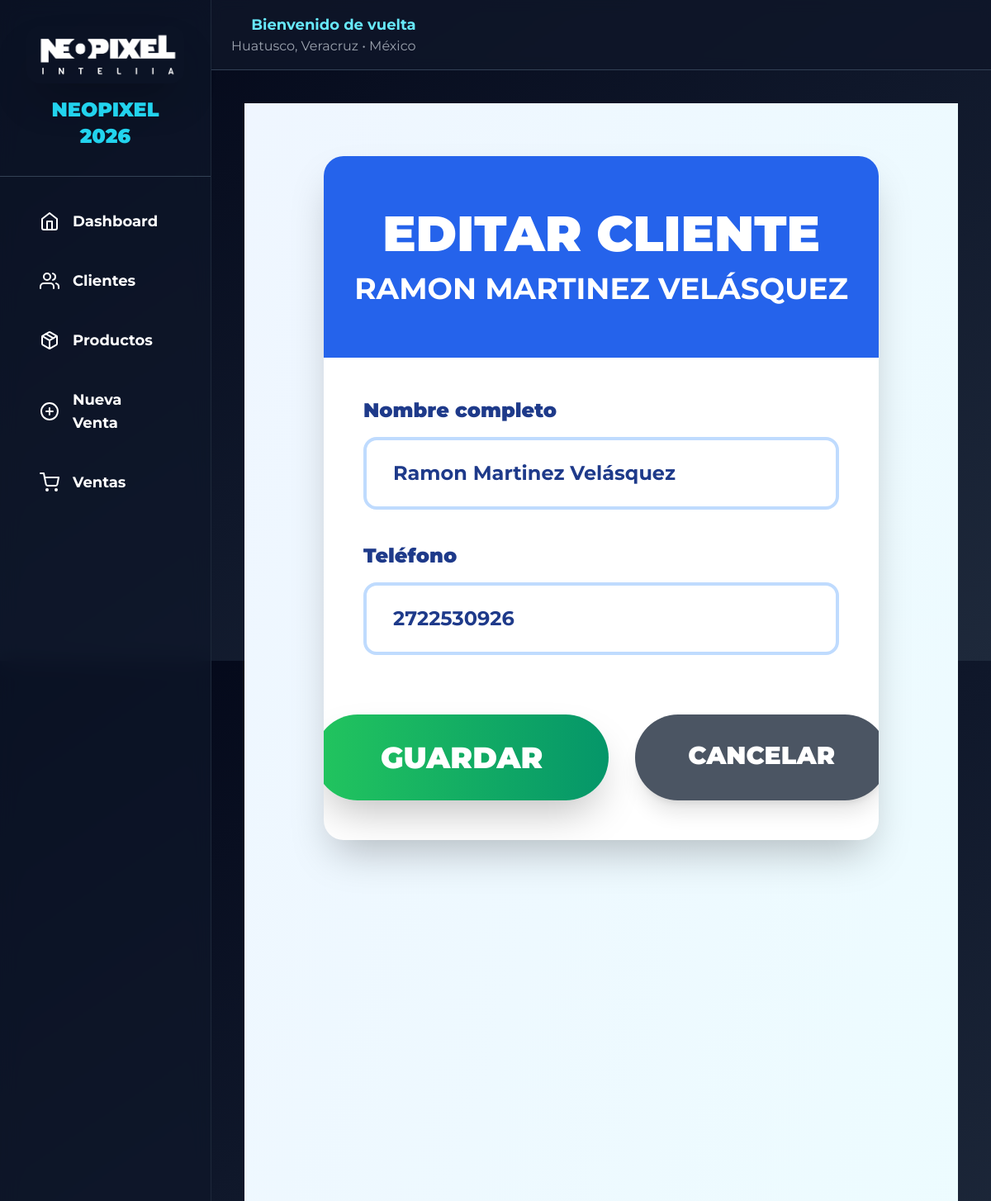
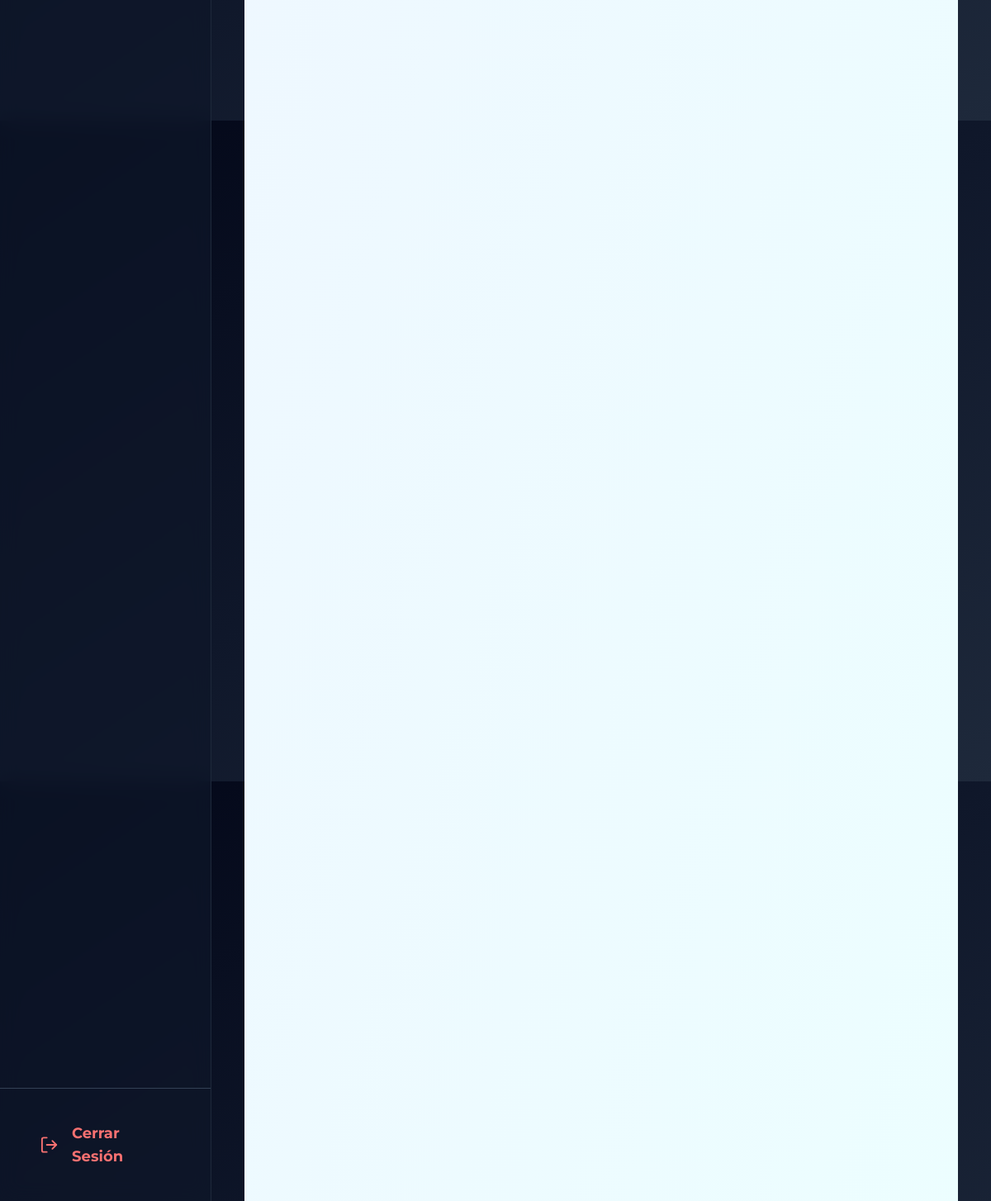
The page /cliente/13/editar (signed in) on the database its author committed (2 pictures, top to bottom).
### app/models.py (models this page shows)
class Cliente(db.Model):
    id = db.Column(db.Integer, primary_key=True)
    nombre = db.Column(db.String(100), nullable=False)
    telefono = db.Column(db.String(20))
    fecha = db.Column(db.DateTime, default=datetime.now, nullable=False)

### app/routes/sales.py (the view)
@sales_bp.route('/cliente/<int:id>/editar', methods=['GET', 'POST'])
@login_required
def editar_cliente(id):
    c = Cliente.query.get_or_404(id)
    if request.method == 'POST':
        c.nombre = request.form['nombre']
        c.telefono = request.form.get('telefono', '')
        db.session.commit()
        flash('Cliente actualizado', 'success')
        return redirect(url_for('sales.clientes'))
    return render_template('editar_cliente.html', cliente=c)

### app/templates/editar_cliente.html
{% extends "base.html" %}
{% block content %}
<div class="min-h-screen bg-gradient-to-br from-blue-50 to-cyan-50 py-16">
    <div class="max-w-2xl mx-auto">
        <div class="bg-white rounded-3xl shadow-2xl overflow-hidden">
            <div class="bg-blue-600 text-white text-center py-16 px-8">
                <h1 class="text-6xl font-black">EDITAR CLIENTE</h1>
                <p class="text-4xl font-bold mt-4">{{ cliente.nombre.upper() }}</p>
            </div>
            <form method="POST" class="p-12 space-y-10">
                <div>
                    <label class="text-2xl font-black text-blue-900 block mb-4">Nombre completo</label>
                    <input type="text" name="nombre" value="{{ cliente.nombre }}"
                           class="w-full px-8 py-6 rounded-2xl border-4 border-blue-200 text-2xl font-bold text-blue-900 focus:border-blue-600 focus:outline-none" required>
                </div>
                <div>
                    <label class="text-2xl font-black text-blue-900 block mb-4">Teléfono</label>
                    <input type="text" name="telefono" value="{{ cliente.telefono }}" placeholder="Sin teléfono"
                           class="w-full px-8 py-6 rounded-2xl border-4 border-blue-200 text-2xl font-bold text-blue-900 focus:border-blue-600 focus:outline-none">
                </div>
                <div class="flex justify-center gap-8 pt-8">
                    <button type="submit" class="px-20 py-8 bg-gradient-to-r from-green-500 to-emerald-600 text-white text-4xl font-black rounded-full shadow-2xl hover:shadow-green-500/50 transition">
                        GUARDAR
                    </button>
                    <a href="{{ url_for('sales.clientes') }}" class="px-16 py-8 bg-gray-600 text-white text-3xl font-black rounded-full shadow-xl hover:bg-gray-700 transition">
                        CANCELAR
                    </a>
                </div>
            </form>
        </div>
    </div>
</div>
{% endblock %}

### app/templates/base.html (style rules this page uses)
body { font-family: 'Montserrat', sans-serif; }

### rows shown on the page
Cliente: nombre "RAMON MARTINEZ VELÁSQUEZ", nombre "Ramon Martinez Velásquez", telefono "2722530926"
